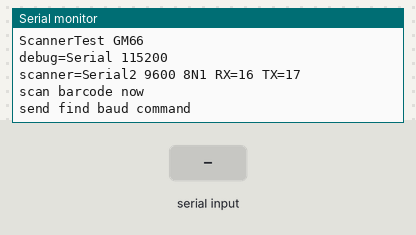
A sketch run on a simulated ESP32. Parts: the last lines printed to the serial monitor. Inputs (shaded band) come from the test bench.

Above: at 2.5 s.
2.6 s: "b\n" received over the second serial link
At 3.8 s:
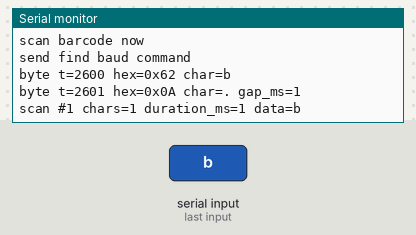
4.1 s: "B\n" received over the second serial link
At 4.9 s:
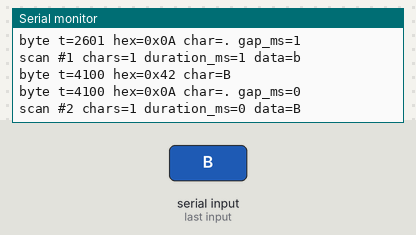
5.6 s: "1\n" received over the second serial link
At 6.0 s:
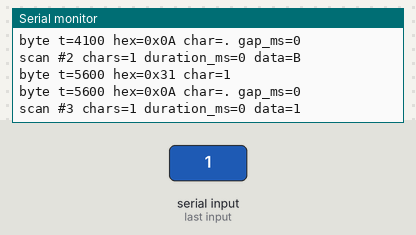

Measured:
- after the input at 2.6 s, the serial monitor: prints a new line at once (image 1)
- after the input at 4.1 s, the serial monitor: prints a new line at once (image 2)
- after the input at 5.6 s, the serial monitor: prints a new line at once (image 3)

The sketch:

ScannerTest.ino
```cpp
const uint8_t SCANNER_RX_PIN = 16;
const uint8_t SCANNER_TX_PIN = 17;
const uint32_t SCANNER_BAUD = 9600;
const uint32_t DEBUG_BAUD = 115200;

const uint8_t FIND_BAUD_COMMAND[] = { 0x7E, 0x00, 0x07, 0x01, 0x00, 0x2A, 0x02, 0xD8, 0x0F };

char scanBuffer[128];
uint8_t scanIndex = 0;
uint32_t scanCount = 0;
uint32_t firstCharAt = 0;
uint32_t lastCharAt = 0;

void printByteHex(uint8_t value) {
  if (value < 0x10) {
    Serial.print('0');
  }
  Serial.print(value, HEX);
}

void printScanLine() {
  scanBuffer[scanIndex] = '\0';
  scanCount++;

  Serial.print("scan #");
  Serial.print(scanCount);
  Serial.print(" chars=");
  Serial.print(scanIndex);
  Serial.print(" duration_ms=");
  Serial.print(lastCharAt - firstCharAt);
  Serial.print(" data=");
  Serial.println(scanBuffer);
}

void resetScanBuffer() {
  scanIndex = 0;
  firstCharAt = 0;
  lastCharAt = 0;
}

void handleScannerByte(uint8_t value) {
  uint32_t now = millis();

  Serial.print("byte t=");
  Serial.print(now);
  Serial.print(" hex=0x");
  printByteHex(value);
  Serial.print(" char=");

  if (value >= 32 && value <= 126) {
    Serial.write(value);
  } else {
    Serial.print('.');
  }

  if (lastCharAt > 0) {
    Serial.print(" gap_ms=");
    Serial.print(now - lastCharAt);
  }

  Serial.println();

  if (value == '\n' || value == '\r') {
    if (scanIndex > 0) {
      lastCharAt = now;
      printScanLine();
      resetScanBuffer();
    }
    return;
  }

  if (scanIndex == 0) {
    firstCharAt = now;
  }

  lastCharAt = now;

  if (scanIndex < sizeof(scanBuffer) - 1) {
    scanBuffer[scanIndex] = (char)value;
    scanIndex++;
  } else {
    Serial.println("buffer full, reset");
    resetScanBuffer();
  }
}

void sendFindBaudCommand() {
  Serial.println("send find baud command");
  Serial2.write(FIND_BAUD_COMMAND, sizeof(FIND_BAUD_COMMAND));
}

void setup() {
  Serial.begin(DEBUG_BAUD);
  delay(1000);

  Serial.println();
  Serial.println("ScannerTest GM66");
  Serial.println("debug=Serial 115200");
  Serial.println("scanner=Serial2 9600 8N1 RX=16 TX=17");
  Serial.println("scan barcode now");

  Serial2.begin(SCANNER_BAUD, SERIAL_8N1, SCANNER_RX_PIN, SCANNER_TX_PIN);
  delay(300);
  sendFindBaudCommand();
}

void loop() {
  while (Serial2.available()) {
    handleScannerByte((uint8_t)Serial2.read());
  }

  if (Serial.available()) {
    char command = (char)Serial.read();
    if (command == 'b' || command == 'B') {
      sendFindBaudCommand();
    }
  }
}
```
